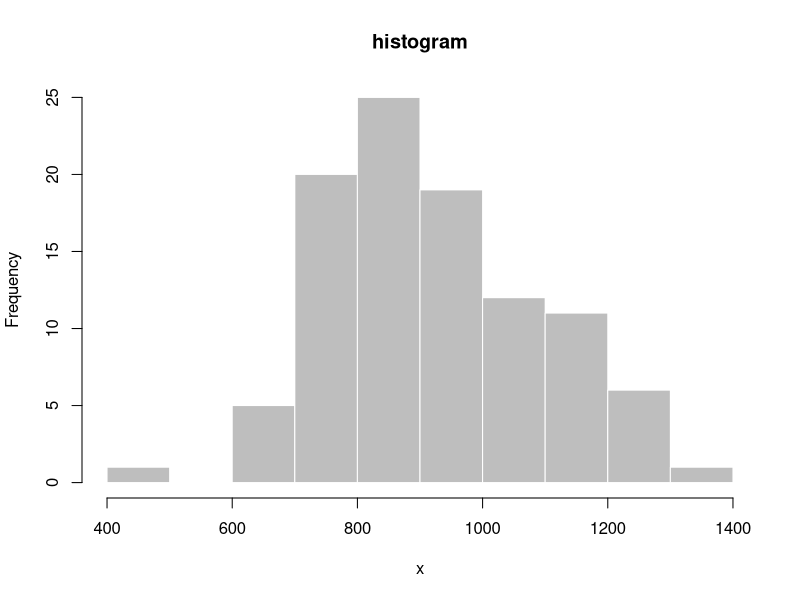

Recreate this plot in R.
library(MASS)
x <- Nile
summary(x)
hist(x, main="histogram", breaks=7, col='grey', border="white", prob="F")

# y <- survey
# n <- table(y$Smoke)
# data <- c(n)
# data
# lab <- c("Heavy","Never","Occas","Regul")
# pct <- round(data/sum(data)*100)
# lab <- paste(lab, pct)
# lab <- paste(lab, "%", sep="")
# lab
# pie(data, init.angle=90, label=lab, col=rainbow(length(data)))
